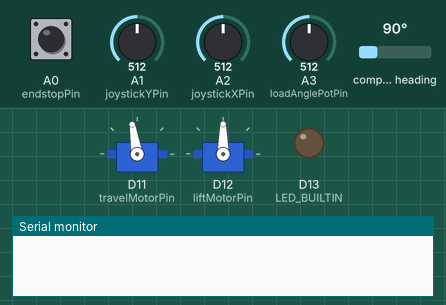
This program was run on a simulated Arduino Due. Shown: 2 × servo, output pins drawn as LEDs (lit = HIGH), the last lines printed to the serial monitor. Inputs (shaded band) come from the test bench; at power-on: A0 (endstopPin) HIGH, A1 (joystickYPin) = 512, A3 (loadAnglePotPin) = 512, A2 (joystickXPin) = 512, compass heading 90°. Pins used as bus, display or sensor lines are not drawn.

Above: at 1.0 s.
1.1 s: A0 (endstopPin) pulled LOW for 0.15 s
At 1.7 s:
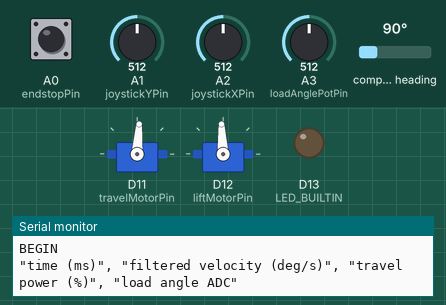
2.7 s: A1 (joystickYPin) set to 90
At 3.9 s:
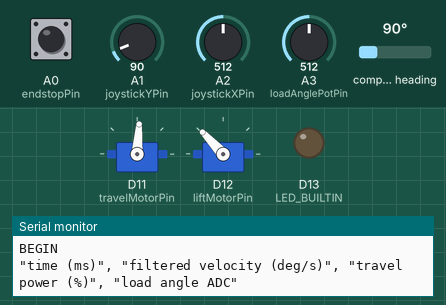
4.2 s: A3 (loadAnglePotPin) set to 716
At 4.7 s:
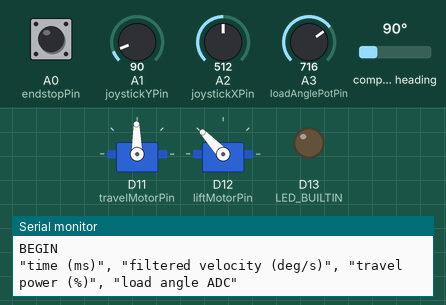
5.7 s: A1 (joystickYPin) set to 306
At 6.4 s:
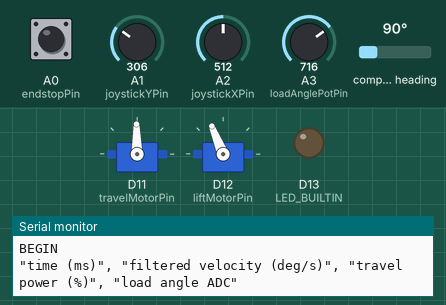
7.2 s: A3 (loadAnglePotPin) set to 992
At 8.2 s:
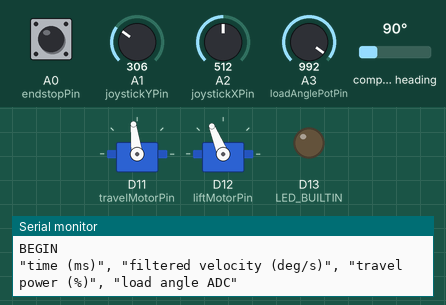
8.7 s: A1 (joystickYPin) set to 716
At 9.2 s:
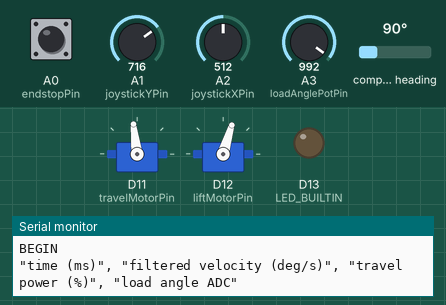
Timing chart, 0 to 11.2 s (numbered marks = the images above; inputs shaded):
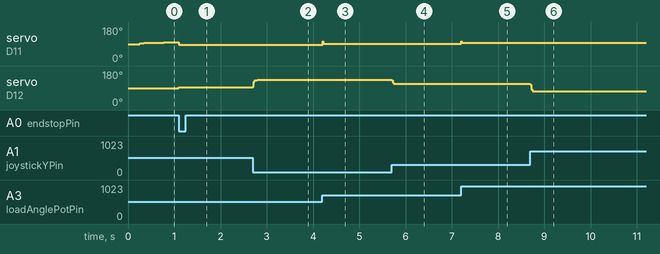

The program:

main.cpp
```cpp
#include "victor.h"
#include "HX711.h"
#include "AS5600.h"
#include "Filters.h"
#include "PID_v2.h"
#include "Wire.h"

//#define DEBUG

// pin definitions
constexpr int joystickXPin = A2;
constexpr int joystickYPin = A1;
constexpr int endstopPin = A0;
constexpr int loadCellDoutPin = 2;
constexpr int loadCellSckPin = 3;
constexpr int encoderPowerPin = 10;
constexpr int travelMotorPin = 11;
constexpr int liftMotorPin = 12;
constexpr int loadAnglePotPin = A3;

// device objects
Victor travelMotor(travelMotorPin, 1);
Victor liftMotor(liftMotorPin, 0);
HX711 loadCell;
TwoWire *travelEncoderI2C = &Wire;
TwoWire *liftEncoderI2C = &Wire1;
AS5600 travelEncoder(travelEncoderI2C);
AS5600 liftEncoder(liftEncoderI2C);

// load cell calibration
// number acquired from get_units(50) with a 7lb load + a belt: 205674.00
// the actual mass of this load: 3182.5 grams
constexpr float loadcellScale = 205764.00 / 3.1825; // scale output to kg

// useful constants
// needed because the AS5600 library outputs in deg/sec
constexpr float DPS_TO_HZ = 1 / 360;
// needed because the AS5600 library outputs in deg/sec
constexpr float HZ_TO_DPS = 360;
// approx max speed with no load @ 12V
constexpr float TRAVEL_VELOCITY_MAX_HZ = 100;
constexpr float TRAVEL_VELOCITY_MAX_DPS = TRAVEL_VELOCITY_MAX_HZ * HZ_TO_DPS;
// because the PID class outputs an integer typecast to a float??
constexpr int PID_OUTPUT_LIMIT = 1023;
// diameter of travel pulley in mm
constexpr float TRAVEL_PULLEY_DIAMETER = 22.3;
// distance carriage travels for each revolution of the pulley, mm
constexpr float TRAVEL_MM_PER_REV = PI * TRAVEL_PULLEY_DIAMETER;
// convert an ADC reading to an angle in radians
constexpr float ADC_TO_RADIANS(int adc) {return 0.00507 * (adc-452);}

// filtering for joystick inputs
constexpr int joystickXFilterCutoffFreq = 1;
constexpr int joystickYFilterCutoffFreq = 10;
FilterOnePole joystickXFilter(LOWPASS, joystickXFilterCutoffFreq);
FilterOnePole joystickYFilter(LOWPASS, joystickYFilterCutoffFreq);

// travel controller setup
double KpTravelVelocity = 0.5;
double KiTravelVelocity = 1;
double KdTravelVelocity = 0;
double KpTravelPosition = 3;
double KiTravelPosition = 1;
double KdTravelPosition = 0;
PID_v2 travelVelocityPID(KpTravelVelocity, KiTravelVelocity, KdTravelVelocity, PID::Direct);
PID_v2 travelPositionPID(KpTravelPosition, KiTravelPosition, KdTravelPosition, PID::Direct);

// swing controller setup
double KpSwing = 50;
double KiSwing = 0;
double KdSwing = 2;
PID_v2 swingPID(KpSwing, KiSwing, KdSwing, PID::Direct);

// balances the contribution of the travel position and swing control loops
// higher -> more travel position
//float alpha = 0.08;
float alpha = 0.08;

// zero the travel axis
void zeroTravel()
{
  travelVelocityPID.Setpoint(-100);

  while (digitalRead(endstopPin)) {
    float travelVelocity = -travelEncoder.getAngularSpeed() / 360 * TRAVEL_MM_PER_REV;
    const double travelPower = constrain(travelVelocityPID.Run(travelVelocity) / PID_OUTPUT_LIMIT, -0.25, 0.25);
    travelMotor.setPower(travelPower);
  }

  travelMotor.setPower(0);
  travelVelocityPID.Setpoint(0);

  travelEncoder.resetCumulativePosition();
}

void setup() {
  travelMotor.init();
  liftMotor.init();

  Serial.begin(115200);

  // load cell setup
  //loadCell.begin(loadCellDoutPin, loadCellSckPin);
  //loadCell.set_scale(loadcellScale);
  //float preTareWeight = loadCell.get_units(10);
  //Serial.print("Load cell tared @ ");
  //Serial.print(preTareWeight);
  //Serial.println(" kg");
  //loadCell.tare();

  // encoder setup
  pinMode(encoderPowerPin, OUTPUT);
  digitalWrite(encoderPowerPin, 1);
  delay(250);
  travelEncoder.begin();
  liftEncoder.begin();
  while (!travelEncoder.isConnected() || !liftEncoder.isConnected()) {
    #ifdef DEBUG
    Serial.println("failed to connect to AS5600, power cycling");
    #endif // DEBUG
    digitalWrite(encoderPowerPin, 0);
    delay(250);
    digitalWrite(encoderPowerPin, 1);
    delay(250);
    travelEncoder.begin();
    liftEncoder.begin();
  }
  travelEncoder.resetCumulativePosition();

  // PID setup
  travelVelocityPID.SetOutputLimits(-PID_OUTPUT_LIMIT, PID_OUTPUT_LIMIT);
  travelVelocityPID.SetSampleTime(10);
  travelVelocityPID.Start(0, 0, 0);
  travelPositionPID.SetOutputLimits(-PID_OUTPUT_LIMIT, PID_OUTPUT_LIMIT);
  travelPositionPID.SetSampleTime(10);
  travelPositionPID.Start(0, 0, 0);
  swingPID.SetOutputLimits(-PID_OUTPUT_LIMIT, PID_OUTPUT_LIMIT);
  swingPID.SetSampleTime(10);
  swingPID.Start(0, 0, 0);

  pinMode(endstopPin, INPUT_PULLUP);
  pinMode(LED_BUILTIN, OUTPUT);

  zeroTravel();

  Serial.println("BEGIN");
  Serial.println("\"time (ms)\", \"filtered velocity (deg/s)\", \"travel power (%)\", \"load angle ADC\"");
}

// logging interval parameters
constexpr int TRAVEL_VELOCITY_REPORT_PERIOD = 50; // ms
uint32_t lastTravelVelocityReportTime = -99999;

inline float stickToPower(int joystickVal, float deadzone)
{
  float power = (float)joystickVal / (1023/2) - 1;
  if (abs(power) < deadzone) {
    power = 0;
  }
  return power;
}

void loop() {
  // ===== LOAD CELL =====
  // float weight = loadCell.get_units(10);
  // Serial.println(weight);

  // ===== TRAVEL ENCODER =====
  // input mm/s into the filter
  float travelVelocity = -travelEncoder.getAngularSpeed() / 360 * TRAVEL_MM_PER_REV;
  float travelPosition = -(float)travelEncoder.getCumulativePosition() / 4096 * TRAVEL_MM_PER_REV;

  // ===== STEP INPUT CONTROL =====
  //int joystickVal = analogRead(joystickXPin);
  //float travelPower = 0;
  //if (joystickVal > 1000) {
  //  travelPower = 0.25;
  //} else if (joystickVal < 10) {
  //  travelPower = -0.25;
  //}
  //travelMotor.setPower(travelPower);

  // ===== GENERAL JOYSTICK CONTROL =====
  int joystickXVal = analogRead(joystickXPin);
  int joystickYVal = analogRead(joystickYPin);
  joystickXFilter.input(stickToPower(joystickXVal, 0.05));
  joystickYFilter.input(-stickToPower(joystickYVal, 0.05));
  travelPositionPID.Setpoint(-joystickXFilter.Y * 450 + 600);
  //travelPositionPID.Setpoint(-joystickXFilter.Y * 500);
  const double travelPowerStick = travelPositionPID.Run(travelPosition) / PID_OUTPUT_LIMIT;
  liftMotor.setPower(joystickYFilter.Y);

  // ===== SWING ANGLE CONTROLLER =====
  const float swingAngle = ADC_TO_RADIANS(analogRead(loadAnglePotPin));
  const double travelPowerSwing = swingPID.Run(swingAngle) / PID_OUTPUT_LIMIT;

  // ===== OUTPUT TO TRAVEL MOTOR =====
  float travelPower = ((travelPowerStick * alpha) + (travelPowerSwing * (1-alpha))) * 2;
  travelMotor.setPower(constrain(travelPower, -0.25, 0.25));

  uint32_t now = millis();
  if (now - lastTravelVelocityReportTime > TRAVEL_VELOCITY_REPORT_PERIOD) {
    if (!travelEncoder.isConnected()) {
      #ifdef DEBUG
      Serial.println("lost connection to AS5600");
      #endif // DEBUG
      Serial.print(9999);
      Serial.print(", ");
      Serial.print(9999);
      Serial.println();
    } else {
      //Serial.print(now);
      //Serial.print(",");
      //Serial.println(swingAngle);
      //Serial.print(travelPowerStick);
      //Serial.print(",");
      //Serial.print(travelPowerSwing);
      //Serial.print(",");
      //Serial.print(travelPosition);
      //Serial.println();
    }

    lastTravelVelocityReportTime = millis();
  }

}
```

victor.cpp
```cpp
#include <Servo.h>
#include <Arduino.h>
#include "victor.h"

Victor::Victor(int _pin, bool _reverse)
{
  pin = _pin;

  if (_reverse) {
    reverse = -1;
  } else {
    reverse = 1;
  }
}

void Victor::init()
{
  servo.attach(pin);
}

void Victor::setPower(float power)
{
  power *= (Victor::SERVO_MAX_US - Victor::SERVO_MIN_US) / 2 * reverse;
  power += Victor::SERVO_MID_US;
  servo.writeMicroseconds(int(power));
}
```

victor.h
```cpp
#ifndef VICTOR__H
#define VICTOR__H

#include <Servo.h>

class Victor
{
public:
  Victor(int _pin, bool reverse);
  void init();
  void setPower(float power);

  static constexpr int SERVO_MIN_US = 1000;
  static constexpr int SERVO_MID_US = 1500;
  static constexpr int SERVO_MAX_US = 2000;

private:
  int pin;
  int reverse;
  Servo servo;
};

#endif //VICTOR__H
```

Measured:
- after the input at 1.1 s, servo on D12 (liftMotorPin): 90° → 93° at once
- after the input at 2.7 s, servo on D12 (liftMotorPin): 93° → 133° at once
- after the input at 4.2 s, servo on D11 (travelMotorPin): 86° → 91° at once
- after the input at 5.7 s, servo on D12 (liftMotorPin): 133° → 112° at once
- after the input at 7.2 s, servo on D11 (travelMotorPin): 91° → 97° at once
- after the input at 8.7 s, servo on D12 (liftMotorPin): 112° → 73° at once
